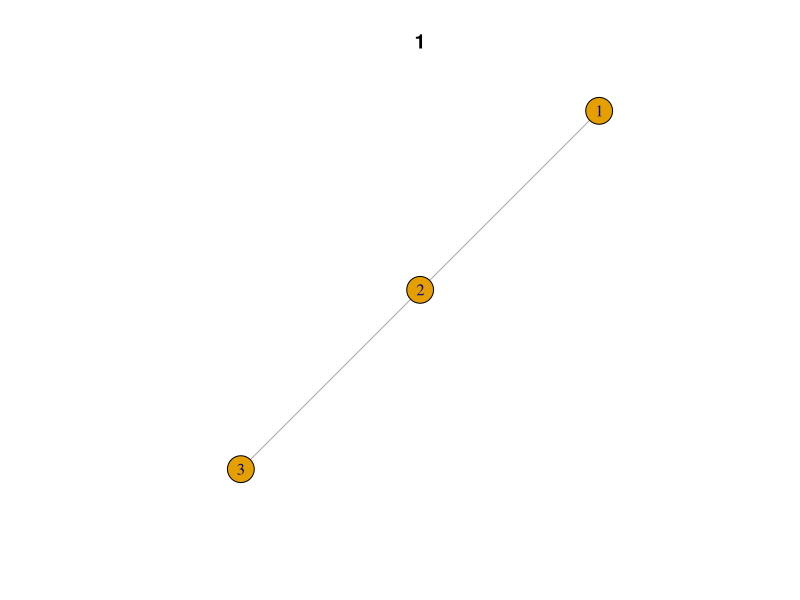
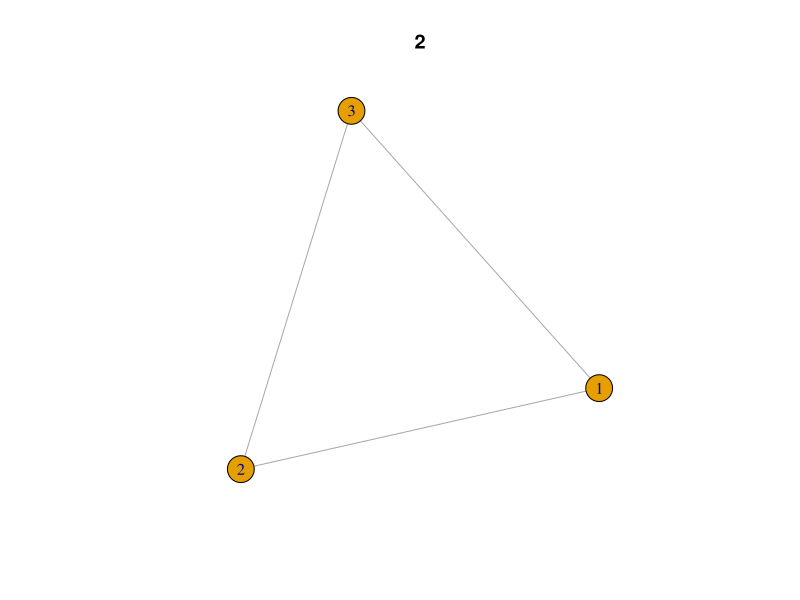
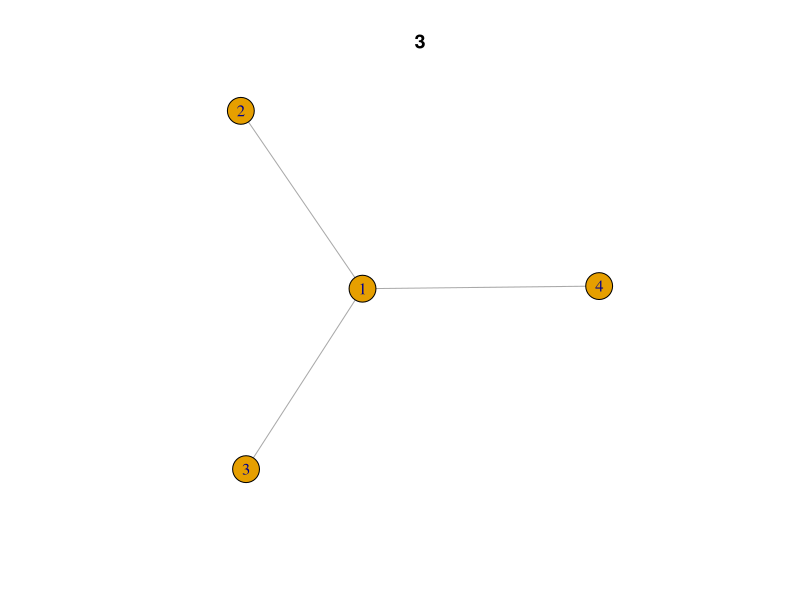
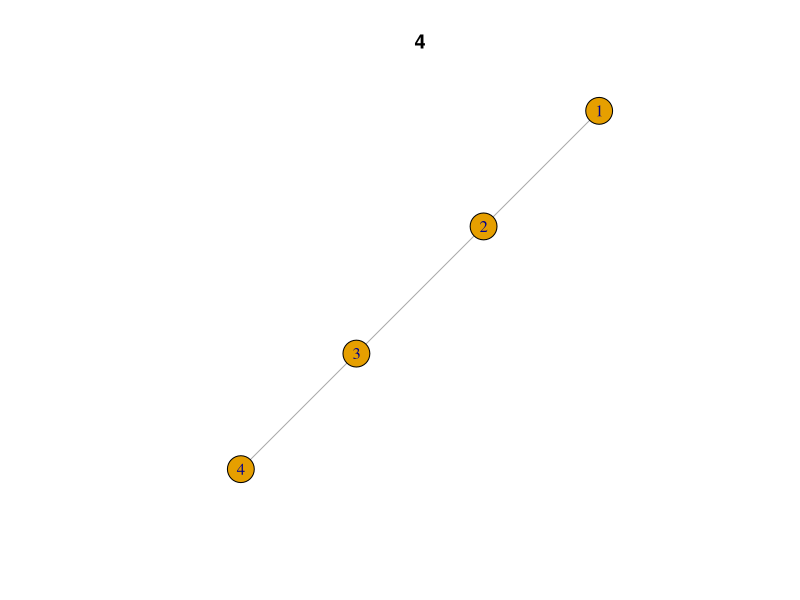
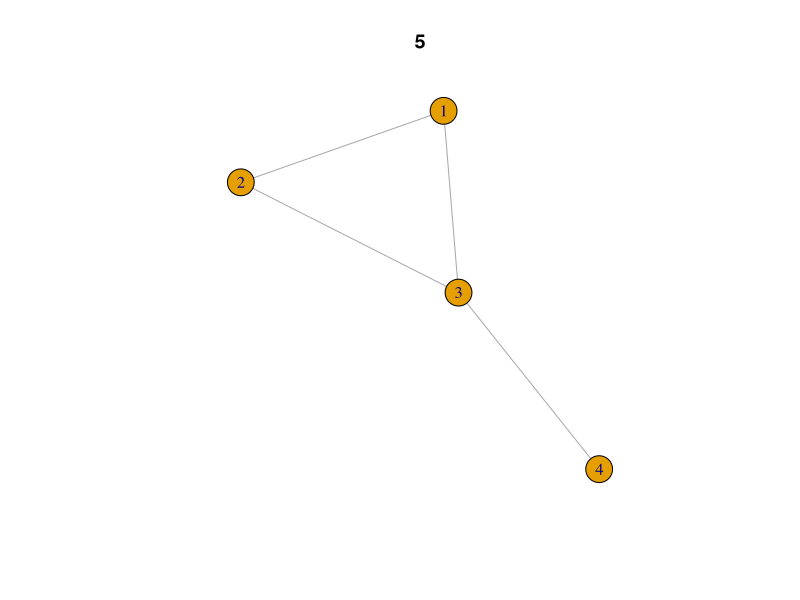
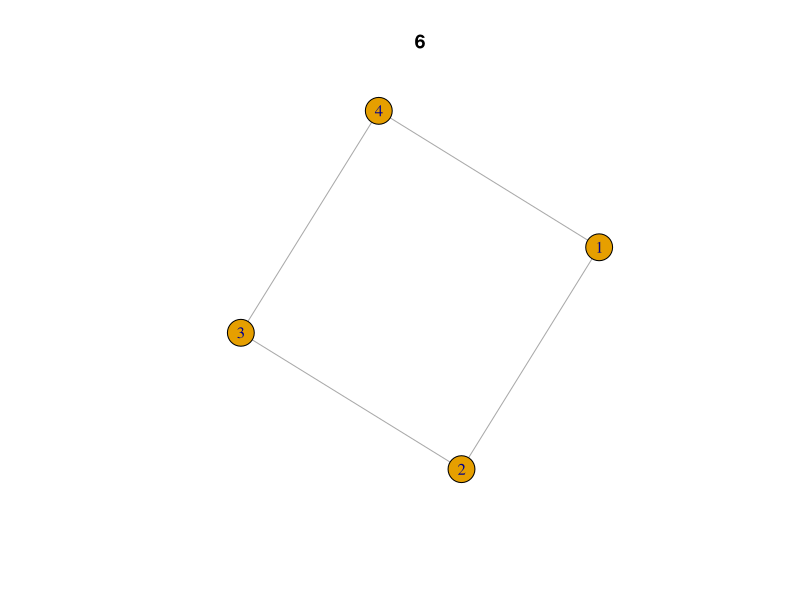
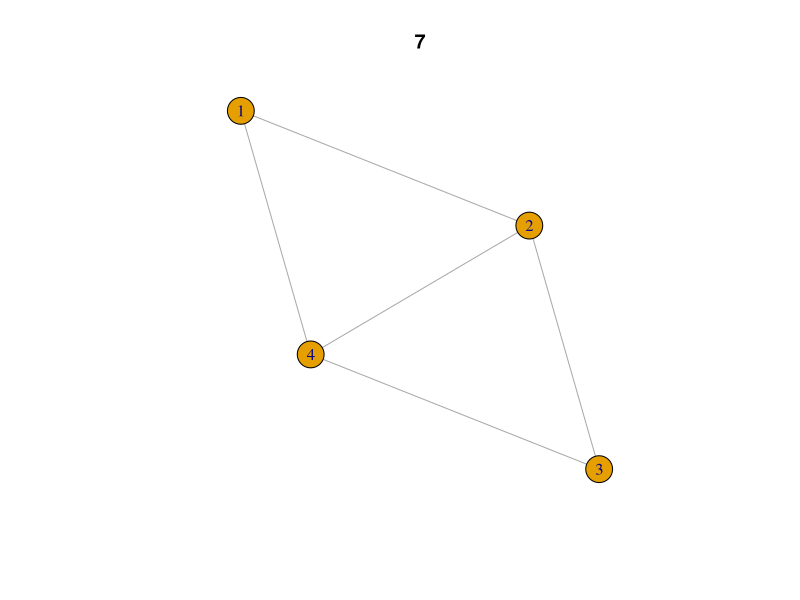
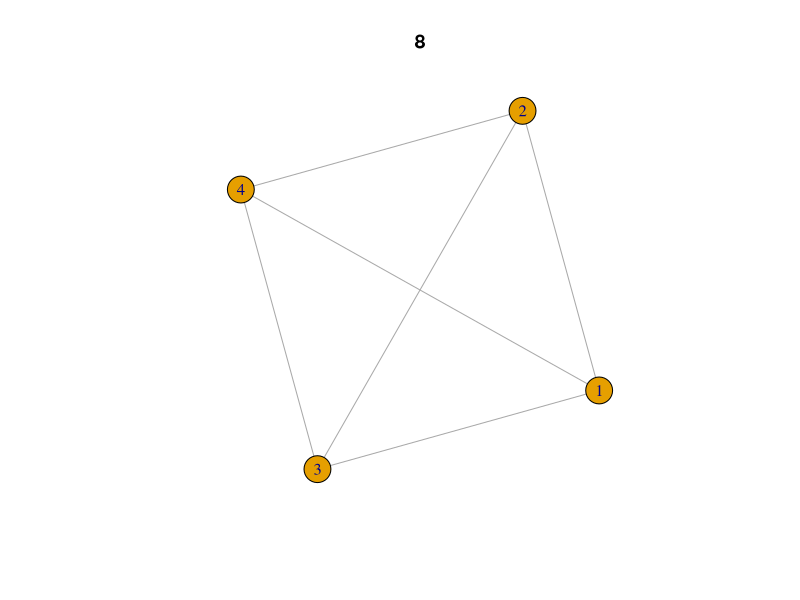

The R script that drew these images, in order: (Note: this script raises an error after producing the figures.)
#### loading required libraries (there might be more libraries loaded than required)
load_lib = c("deldir", "spatstat", "magrittr", "dplyr", "igraph", "scales", "httr", "tidyverse", "ggnetwork", "ggplot2", "poweRlaw",
             "imager", "viridis", "plotrix", "openxlsx", "tidyr", "spdep", "maptools", "tmap", "OpenImageR", "dismo", "lctools",
             "officer", "rvg", "truncnorm", "emdist", "ks", "rlist", "readxl", "OneR", "MASS", "RColorBrewer", "this.path")

install_lib = load_lib[!load_lib %in% installed.packages()]
for(lib in install_lib) install.packages(lib, dependencies=TRUE)
sapply(load_lib, require, character=TRUE)


####==================================================================================
####this R code manually generates all the 29 graphlets mentioned in the paper: 
####https://watermark.silverchair.com/bth436.pdf?token=AQECAHi208BE49Ooan9kkhW_Ercy7Dm3ZL_9Cf3qfKAc485ysgAAAnYwggJyBgkqhkiG9w0BBwagggJjMIICXwIBADCCAlgGCSqGSIb3DQEHATAeBglghkgBZQMEAS4wEQQMDNnCZZRBjuvsadSlAgEQgIICKTooU99bAe9Gb_5Hk-AOqCPUvf4sqI_lWTXhmmkMHpELKopjGJTZe_5XtraZkX8VnwCGsp89Nt6nR-_Npp30MsT4BwZiHGWBk3k6H0pdP_0Nvo2iPw55e6S4NvcAQZt_W853wuXBsEmHuWx0mAaHvjZpf7SN_tyI6BqN9ZEYrDKY-ArP7APpux1D1j7QVfB2xl5WInibdKjzV0cnni2xcsgEeUGTv2iY5xcrznTLm_wjiI36hG2FlvpBbu0lru9BQmG5Ko6W7oDfJwZ8oG12aFdRJTjr13zS17QREKGHt50QtMxsvyTsfcyVDZXQfeHk3g_XEvtF09nOjB28RkJQ0VRJIS6ZMbYJXVaaaQtyUPUkRQm3vvfuYsdVyaJUEknOzW9Sb02jU-rgnU5v_KdOS5f00jeDGofW30rECpWsHxHIxnhBRgHPX5hwZLTMqhTTDes_VgTgwkt5feIIqdNdrQVfeEbd9mnctCVUBRnAr6vP6mp4vPaAu7KQM54Q1jdag3PoxKzAPtLCXcDjqy3k-_x6KxuzRNZszJQtwiozLWIfrKKDFOuCsOrthcJXvlgyYsgP7cOFvqrPm2Wc9KlSzlljWEvsBZSRNtsxFrBAOovhKulZQ5mEpMeoc02pkZZgGucNeytVMICl8TR1t-uhvaOaDtaKT4vNuo0q-HSVqoTyA7nL2ardaMtBMTY2G-imr_6tgLv_zg_hwMFf8Ap9nHdm3fKtt2V29no

####to store all the 29 graphlets, 3-5 node connected networks
graphlet = c()
graphlet_iso_class = c()

####3-node graphlets
graphlet_instance = make_ring(n=3, circular = FALSE)
graphlet[[length(graphlet) + 1]] = graphlet_instance

graphlet_instance = make_ring(n = 3)
graphlet[[length(graphlet) + 1]] = graphlet_instance

####4-node graphlets
graphlet_instance = make_ring(n=4, circular = FALSE)
graphlet[[length(graphlet) + 1]] = graphlet_instance

graphlet_instance = make_star(n = 4, mode = "undirected")
graphlet[[length(graphlet) + 1]] = graphlet_instance

graphlet_instance = make_ring(n=4)
graphlet[[length(graphlet) + 1]] = graphlet_instance

graphlet_instance = make_ring(n=3)%>%
  add_vertices(1)%>%
  add_edges(c(3,4))
graphlet[[length(graphlet) + 1]] = graphlet_instance

graphlet_instance = make_ring(n=4)%>%
  add_edges(c(2,4))
graphlet[[length(graphlet) + 1]] = graphlet_instance

graphlet_instance = make_ring(n=3)%>%
  add_vertices(1)%>%
  add_edges(c(1,4, 2,4, 3,4))
graphlet[[length(graphlet) + 1]] = graphlet_instance

####5-node graphlets
graphlet_instance = make_ring(n=5, circular = FALSE)
graphlet[[length(graphlet) + 1]] = graphlet_instance

graphlet_instance = make_ring(n=3, circular = FALSE)%>%
  add_vertices(2)%>%
  add_edges(c(3,4, 3,5))
graphlet[[length(graphlet) + 1]] = graphlet_instance

graphlet_instance = make_star(n = 5, mode = "undirected")
graphlet[[length(graphlet) + 1]] = graphlet_instance

graphlet_instance = make_ring(n=3)%>%
  add_vertices(2)%>%
  add_edges(c(2,4, 3,5))
graphlet[[length(graphlet) + 1]] = graphlet_instance

graphlet_instance = make_ring(n=3, circular = FALSE)%>%
  add_vertices(2)%>%
  add_edges(c(3,4, 3,5, 4,5))
graphlet[[length(graphlet) + 1]] = graphlet_instance

graphlet_instance = make_ring(n=3)%>%
  add_vertices(2)%>%
  add_edges(c(3,4, 3,5))
graphlet[[length(graphlet) + 1]] = graphlet_instance

graphlet_instance = make_ring(n=5)
graphlet[[length(graphlet) + 1]] = graphlet_instance

graphlet_instance = make_ring(n=4)%>%
  add_vertices(1)%>%
  add_edges(c(5,4))
graphlet[[length(graphlet) + 1]] = graphlet_instance

graphlet_instance = make_ring(n=4)%>%
  add_vertices(1)%>%
  add_edges(c(2,4, 5,4))
graphlet[[length(graphlet) + 1]] = graphlet_instance

graphlet_instance = make_ring(n=3)%>%
  add_vertices(2)%>%
  add_edges(c(3,4, 3,5, 4,5))
graphlet[[length(graphlet) + 1]] = graphlet_instance

graphlet_instance = make_ring(n=4)%>%
  add_vertices(1)%>%
  add_edges(c(1,3, 5,4))
graphlet[[length(graphlet) + 1]] = graphlet_instance

graphlet_instance = make_ring(n=4)%>%
  add_vertices(1)%>%
  add_edges(c(1,5, 3,5))
graphlet[[length(graphlet) + 1]] = graphlet_instance

graphlet_instance = make_ring(n=4)%>%
  add_vertices(1)%>%
  add_edges(c(3,5, 4,5))
graphlet[[length(graphlet) + 1]] = graphlet_instance

graphlet_instance = make_ring(n=4)%>%
  add_vertices(1)%>%
  add_edges(c(2,4, 2,5, 4,5))
graphlet[[length(graphlet) + 1]] = graphlet_instance

graphlet_instance = make_ring(n=3)%>%
  add_vertices(2)%>%
  add_edges(c(1,4, 2,4, 3,4, 2,5))
graphlet[[length(graphlet) + 1]] = graphlet_instance

graphlet_instance = make_ring(n=4)%>%
  add_vertices(1)%>%
  add_edges(c(2,4, 2,5, 3,5))
graphlet[[length(graphlet) + 1]] = graphlet_instance

graphlet_instance = make_ring(n=4)%>%
  add_vertices(1)%>%
  add_edges(c(1,5, 3,5, 2,5))
graphlet[[length(graphlet) + 1]] = graphlet_instance

graphlet_instance = make_ring(n=4)%>%
  add_vertices(1)%>%
  add_edges(c(2,4, 2,5, 3,5, 4,5))
graphlet[[length(graphlet) + 1]] = graphlet_instance

graphlet_instance = make_ring(n=4)%>%
  add_vertices(1)%>%
  add_edges(c(1,5, 2,5, 3,5, 4,5))
graphlet[[length(graphlet) + 1]] = graphlet_instance

graphlet_instance = make_ring(n=4)%>%
  add_vertices(1)%>%
  add_edges(c(1,3, 2,4, 2,5, 3,5, 4,5))
graphlet[[length(graphlet) + 1]] = graphlet_instance

graphlet_instance = make_full_graph(n=5)
graphlet[[length(graphlet) + 1]] = graphlet_instance

for (i in c(1:29)) {
  graphlet_iso_class[length(graphlet_iso_class) + 1] = isomorphism_class(graphlet[[i]])
}

graphlet_ord = graphlet[order(graphlet_iso_class)]
for (i in c(1:29)) {
  plot(graphlet_ord[[i]], main=i)
}

graphlet_count = c(na.omit(motifs(g1, size=3)))


pattern = graphlet_ord[[2]]
plot(pattern)

iso = subgraph_isomorphisms(pattern, g1)      # takes a while
iso_2 = lapply(iso, sort)
iso_3 = lapply(iso_2, as.vector)
iso_4 = unique(iso_3)

motifs = lapply(iso_4, function (x) { induced_subgraph(g1, vids = x, impl = "copy_and_delete") })
length(motifs)